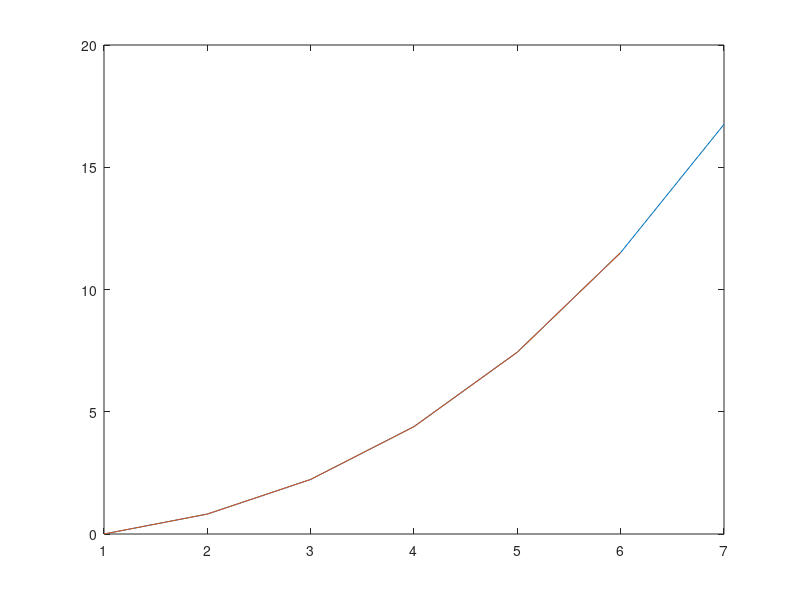
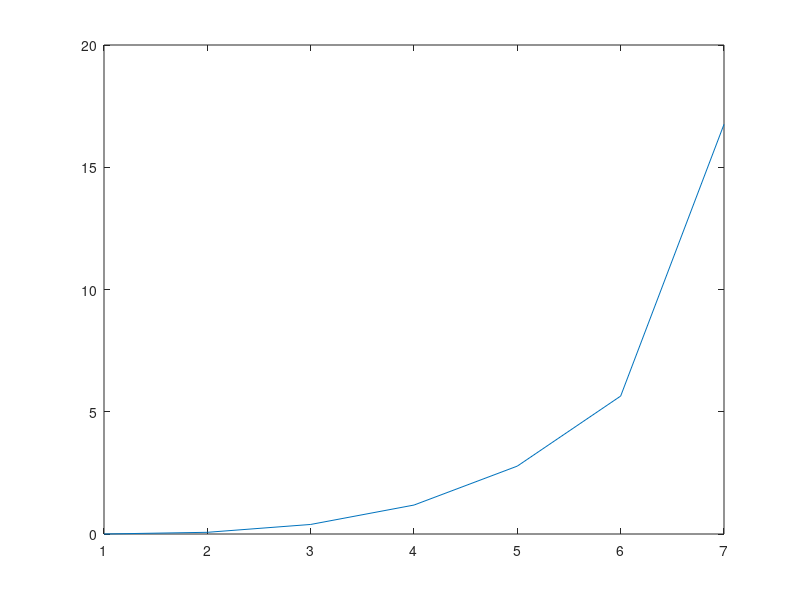
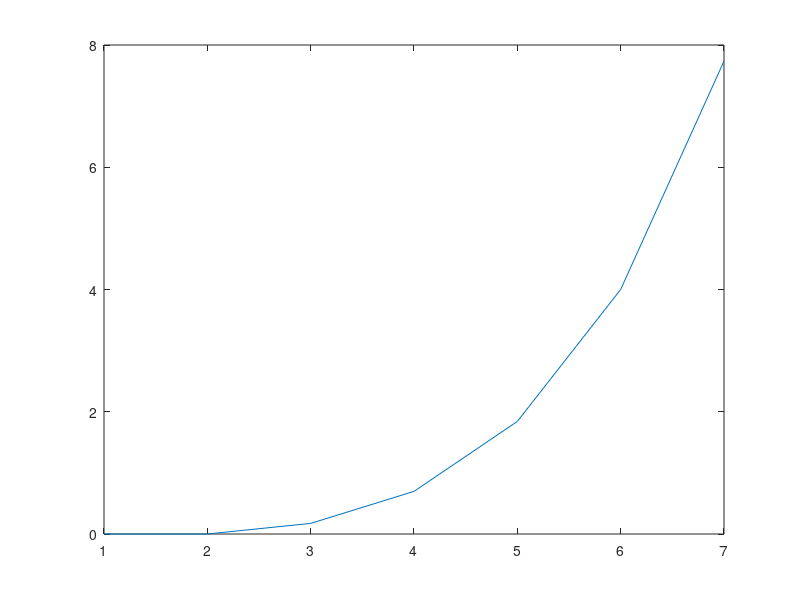

MATLAB code for these plots, in order:
% Mehmet Sinan INCI @ WPI
% Numerical Methods HW9 Question 2
close all;  % close all figures
clear all;  % clear all variables
clc;        % clear recent commands
format long;

% Initial vectors
a  =  1; % left border of interval
b  =  2; % right border of interval
initial =  0;
h = 0.2; % given h, step size
steps  = abs(b-a)/h; % number of steps
e = exp(1);


%% taylor method 2nd order 
tic;
t=a;
tn = 1;

y(1) = 0; % initial value
h2 = h^2; % since i'll use it a lot, I precalculate
e = exp(1); % get the value of e
et = e^t;   % and e*t for sake of simplicity

while t<=b
    t2 = t^2;
    ytn = y(tn);
    real(tn) = ytn; 
    yp = (2*ytn/t) + (t2 *et); % yprime calculation
    y(tn+1) = y(tn) + ( (2*ytn/t)+ t2*et)*h + ( (h2/2)*(2*((yp/t)-(ytn/t2) )+ (2*t*et + (et*t2))));
    error(tn) = abs(y(tn+1) - 4*(exp(2)-exp(1))); % calculate the error at each step
    t = t+h; % increment the t by step
    tn = tn + 1; % increment the array index
end

plot(y);
hold on;
plot(real)
figure;
plot(error);
toc;

%% Runge-Kutta Method

tic;

n =1/h;
t =1;
y(1) = 0;

F = @(t,y) t^2 *(e^t -e); % f function for t and y
k1 = h*F(t,y(1));   % k1 and k2 calculation to be used in RK method
k2 = h*F(t+((1/2)*h),y(1)+((1/2)*h));
y(2) = y(1)+k2; % initial value

for index=3:n+1
    t=t+h;
    k1 = h*F(t,y(index-1));
    k2 = h*F(t+((1/2)*h),y(index-1)+((1/2)*h));
    y(index) = y(index-1) + k2; % approximation calculation
    error(index) = abs(y(index) - 4*(exp(2)-exp(1))); % error calculation
end

x = 1:h:2;
plot(y);hold on;
figure;
plot(error);

toc;

%% Implicit Euler

clc
clear all
close all

tic
% initial conditions
x(1) = 1;
y(1) = 0;
b =2;
h = 0.2;% step size

i = 1;
t = 1;
e = exp(1);

while t<=b
    x(i+1) = x(i)+h;
    y(i+1) = (y(i)+ h* (t^2 *(e^t -e)));
    i = i +1;
    t = t+h;
end

plot(y);
toc